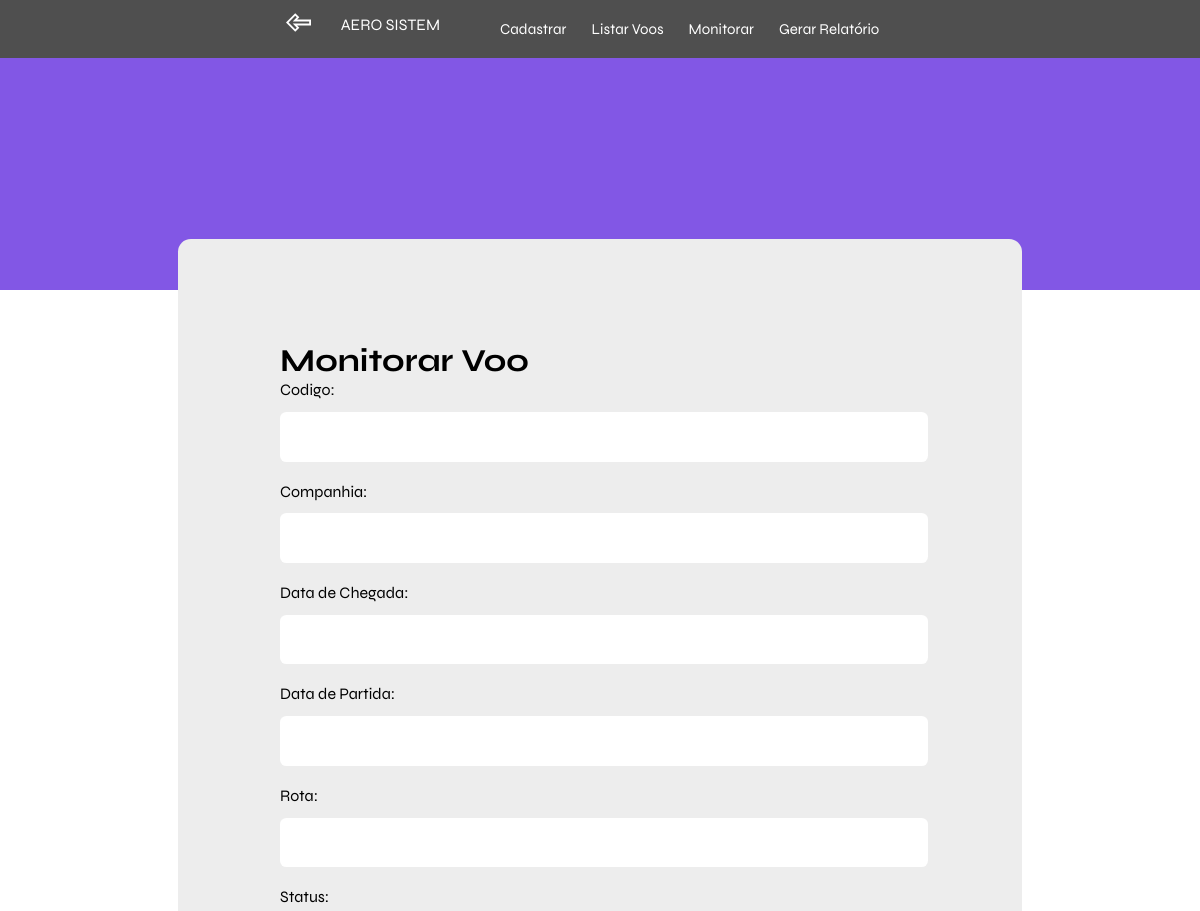
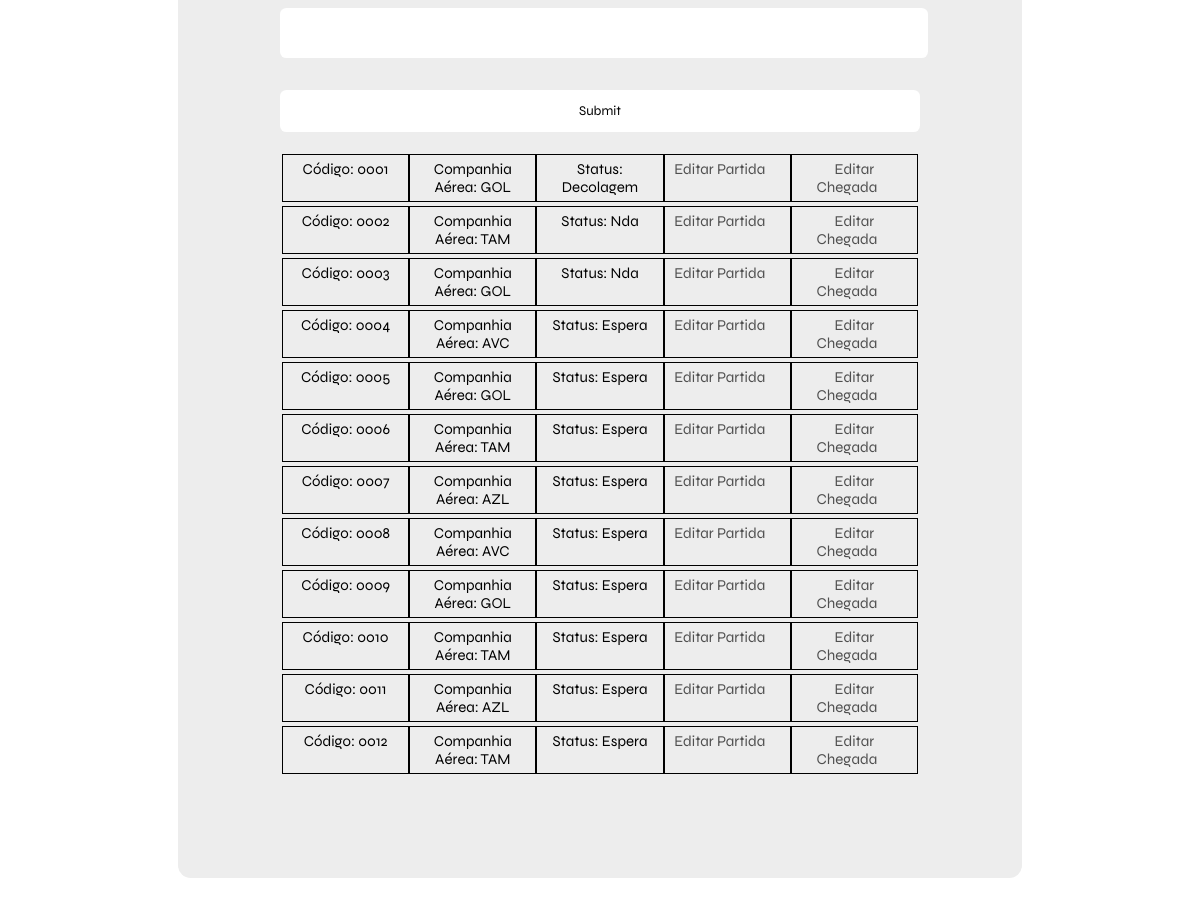
The app's page /monitorar/ (signed in) with its own data (2 pictures, top to bottom).
### book/models.py (models this page shows)
class Estado_Dinamico(models.Model):
	voo = models.OneToOneField(
        Voo,
        on_delete=models.CASCADE,
        primary_key=True,
    )
	STATUS = [
		('Embarque', 'Embarque'),
		('Pouso', 'Pouso'),
		('Decolagem', 'Decolagem'),
		('Finalizado', 'Finalizado'),
		('Espera', 'Espera'),
	]
	data_saida = models.DateTimeField(null=True)
	data_chegada = models.DateTimeField(null=True)
	status = models.CharField(max_length=10,choices=STATUS,default = 'EMB')
	class Meta:
			db_table = 'estado_dinamico'

class Voo(models.Model):
	STATUS = [
		('GOL', 'Gol'),
		('TAM', 'TAM '),
		('AVC', 'Avianca '),
		('AZL', 'Azul '),
	]
	ROTAS = [
		('SP-RJ', 'SP-RJ'),
		('SP-DF', 'SP-DF'),
		('SP-BA', 'SP-BA'),
		('SP-SC', 'SP-SC'),
		('SP-PR', 'SP-PR'),
		('SP-ES', 'SP-ES'),
		('SP-CE', 'SP-CE'),
		('RJ-SP', 'RJ-SP'),
		('DF-SP', 'DF-SP'),
		('BA-SP', 'BA-SP'),
		('SC-SP', 'SC-SP'),
		('PR-SP', 'PR-SP'),
		('ES-SP', 'ES-SP'),
		('CE-SP', 'CE-SP'),
	]
	id = models.BigAutoField(primary_key=True)
	codigo = models.CharField(max_length=12, null=False,unique = True)
	companhia = models.CharField(max_length=3,choices=STATUS, null=False)
	previsao_chegada = models.DateTimeField(null=False)
	previsao_partida = models.DateTimeField(null=False)
	rota = models.CharField(max_length=5,choices=ROTAS, null=False)
	class Meta:
		db_table = 'Voos'

### book/views.py (the view)
# urls.py: path('monitorar/', views.monitorar, name = 'monitorar'),
def monitorar(request):
    permissao = request.session['permissao']
    request.session['tentativas'] = 0
    form = MonitorarVoo(request.POST or None)
    voos_dinamico = Estado_Dinamico.objects.select_related()
    voos = Estado_Dinamico.objects.all()
    filter = FiltroMonitorar(request.GET, queryset=voos)
    context={'voos_dinamico':voos_dinamico,'estado' : 'listagem','form':form,'filter':filter,'permissao':permissao}
    return render(request, 'monitorar.html',context)

### book/forms.py
class MonitorarVoo(forms.ModelForm):
    data_chegada = forms.DateTimeField(
        label=("Data de chegada"),
        required=False
    )
    CHOICES = Estado_Dinamico.STATUS
    status = forms.ChoiceField(choices = CHOICES,
        label=("Status")
    )
    class Meta:
        model = Estado_Dinamico
        fields = ('data_chegada', 'status')

### template/monitorar.html (shortened to what this page needs)
{% load static %}
<!DOCTYPE html>
<html lang="en">
<head>
    <link rel="stylesheet" href="{% static 'css/global.css' %}" />
    <link rel="stylesheet" href="{% static 'css/monitorar.css' %}" />
</head>
<body>
    {% block content %}
        <header>
            <div class="content">
                <a class="voltar" href="{% url 'home' %}"><img src="{% static 'images/back.svg' %}" alt=""></a>
                <div class="column-left">
                  <a href="{% url 'home' %}">AERO SISTEM</a>
                  <ul class="menu">
                    <li><a href="{% url 'cadastrar' %}">Cadastrar</a></li>
                    <li><a href="{% url 'central' %}">Listar Voos</a></li>
                    <li><a href="{% url 'monitorar' %}">Monitorar</a></li>
                    <li><a href="{% url 'relatorio' %}">Gerar Relatório</a></li>
                  </ul>
                </div>
    </header>
    <div class="dashboard">
        <h1>Monitorar Voo</h1>
        {% if estado == 'edicao' %}
        <form method="post">
            <h1 class="titulo">Editar</h1>
            {% csrf_token %}
            {{ form.as_p }}
            <button type="submit">Editar</button>
        </form>
        {% else %}
        <form method="GET">
            {{ filter.form.as_p }}
            <input type="submit" />
        </form>
        {% for voo_dinamico in filter.qs %}
        <div class="dados">
            <div class="item">
                <li>Código: {{ voo_dinamico.voo.codigo }}</li>
            </div>
            <div class="item">
                <li>Companhia Aérea: {{ voo_dinamico.voo.companhia }}</li>
            </div>
            <div class="item">
                <li> Status: {{ voo_dinamico.status }}</li>
            </div>
            <div class="item">
                <li><a href="{% url 'monitoramento2' voo_dinamico.voo.id %}" class="button">Editar Partida</a></li>
            </div>
            <div class="item">
                <li><a href="{% url 'monitoramento' voo_dinamico.voo.id %}" class="button">Editar Chegada</a></li>
            </div>
        </div>
        {% endfor %}
        {% endif %}
    </div>
    {% endblock %}
</body>
</html>

### book/static/css/global.css (style rules this page uses)
* { font-family: 'Syne', sans-serif; }
:root { --fundo: #8257E5; --branco: #ffffff; --text: #4F4F4F; --text2: #8257E5; }

### book/static/css/monitorar.css (style rules this page uses)
* { margin: 0; }
header { background-color: var(--fundo); width: 100%; height: 290px; }
.dashboard { background-color: #EDEDED; max-width: 40rem; border-radius: 0.8rem; margin: -3.2rem auto 3.2rem; padding: 6.4rem; overflow: hidden; }
.content { display: flex; justify-content: center; background-color: var(--text); }
.column-left { display: flex; justify-content: center; padding: 15px; }
a { margin-right: 15px; text-decoration: none; color: var(--branco); }
ul { display: flex; justify-content: center; list-style-type: none; }
li { font-size: 15px; }
a img { height: 25px; width: 25px; margin-top: 10px; }
input { width: 100%; height: 2.6rem; margin-top: 0.8rem; border-radius: 0.4rem; background: var(--branco); outline: 0; padding: 4px; border: 0; margin-bottom: 20px; }
.dados { display: grid; grid-template-columns: repeat(5,1fr); padding: 2px; text-align: center; }
.item { border: solid black 0.2px; }
li { list-style-type: none; padding: 5px; }
a.button { color: var(--text) }

### records on screen
Estado_Dinamico: voo.codigo "0001", voo.companhia "GOL", status "Decolagem"
Estado_Dinamico: voo.codigo "0002", voo.companhia "TAM", status "Nda"
Estado_Dinamico: voo.codigo "0003", voo.companhia "GOL", status "Nda"
Estado_Dinamico: voo.codigo "0004", voo.companhia "AVC", status "Espera"
Estado_Dinamico: voo.codigo "0005", voo.companhia "GOL", status "Espera"
Estado_Dinamico: voo.codigo "0006", voo.companhia "TAM", status "Espera"
Estado_Dinamico: voo.codigo "0007", voo.companhia "AZL", status "Espera"
Estado_Dinamico: voo.codigo "0008", voo.companhia "AVC", status "Espera"
Estado_Dinamico: voo.codigo "0009", voo.companhia "GOL", status "Espera"
Estado_Dinamico: voo.codigo "0010", voo.companhia "TAM", status "Espera"
Estado_Dinamico: voo.codigo "0011", voo.companhia "AZL", status "Espera"
Estado_Dinamico: voo.codigo "0012", voo.companhia "TAM", status "Espera"
